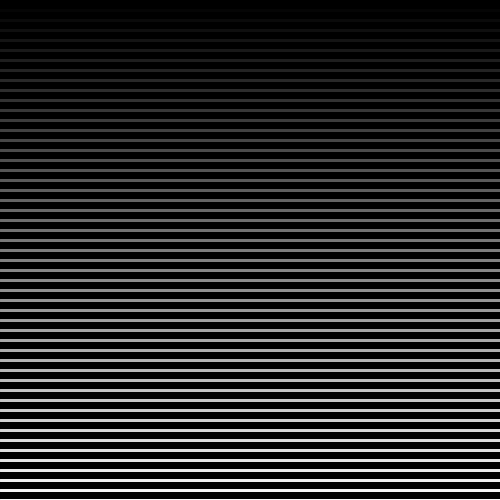
Frame 1 (no input)
Frame 60 (the mouse pressed at the canvas centre just before this capture): identical to frame 1, image omitted
Frame 120 (the mouse held since frame 60 and released just before this capture): identical to frame 1, image omitted

The Processing sketch that drew this single still picture (run headless with seeded random() and noise(); from frame 60 on, the mouse is pressed at the canvas centre):

// Processing sketch: forLoop_uni_LineasParalelas
// ── forLoop_uni_LineasParalelas.pde
int nElementos;

void setup() {
  background(0);
  size(500, 500);
  nElementos = 300;
}

void draw() {
  background(0);
  for (int i=0; i<nElementos; i++) {
    stroke(5*i, 5*i, 5*i);
    strokeWeight(3);
    line(0, 10*i, width, 10*i);
  }
}
